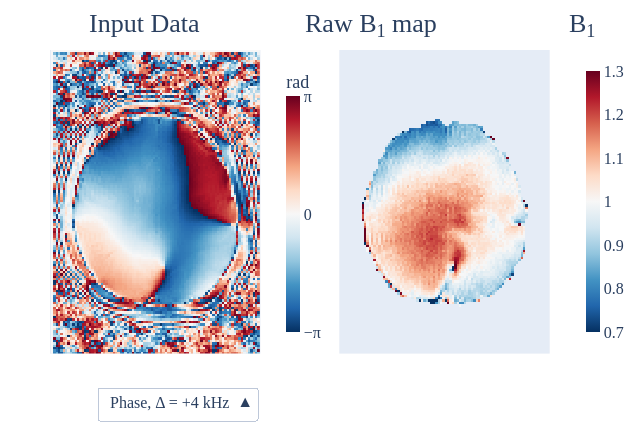

Notebook code cell kept with this figure:
### Code cell
#| label: bsFig1jn

# Prepare Python environment

import scipy.io as sio
from pathlib import Path

from contextlib import contextmanager
import sys, os
from pathlib import Path

@contextmanager
def suppress_stdout():
    with open(os.devnull, "w") as devnull:
        old_stdout = sys.stdout
        sys.stdout = devnull
        try:  
            yield
        finally:
            sys.stdout = old_stdout

import os
from pathlib import Path

def find_myst_yml_directories(start_dir=None):
    """
    Recursively search for directories containing myst.yml file.
    
    Args:
        start_dir (str or Path): Starting directory (defaults to current directory)
    
    Returns:
        list: List of full paths to directories containing myst.yml
    """
    if start_dir is None:
        start_dir = Path.cwd()
    else:
        start_dir = Path(start_dir)
    
    myst_dirs = []
    
    def _search_directory(current_dir):
        # Check if myst.yml exists in current directory
        myst_file = current_dir / "myst.yml"
        if myst_file.exists():
            myst_dirs.append(str(current_dir.resolve()))
            # Don't search subdirectories if we found myst.yml here
            return
        
        # Recursively search all subdirectories
        for item in current_dir.iterdir():
            if item.is_dir():
                try:
                    _search_directory(item)
                except (PermissionError, OSError):
                    # Skip directories we can't access
                    continue
    
    _search_directory(start_dir)
    return myst_dirs

def find_myst_yml_directories_upwards(start_dir=None):
    """
    Search for myst.yml in current directory, if not found go to parent and repeat.
    
    Args:
        start_dir (str or Path): Starting directory (defaults to current directory)
    
    Returns:
        str or None: Full path of directory containing myst.yml, or None if not found
    """
    if start_dir is None:
        current_dir = Path.cwd()
    else:
        current_dir = Path(start_dir)
    
    # Keep going up until we reach the filesystem root
    while current_dir != current_dir.parent:  # Stop at root
        myst_file = current_dir / "myst.yml"
        if myst_file.exists():
            return str(current_dir.resolve())
        
        # Move to parent directory
        current_dir = current_dir.parent
    
    return None

with suppress_stdout():
    repo_path = Path(find_myst_yml_directories_upwards())
    print(repo_path)
    data_req_path = repo_path / "binder" / "data_requirement.json"
    data_path = repo_path / "data"
    dataset_path = data_path / "qmrlab-mooc"
    
data_dir = dataset_path / "04-B1-04-BlochSiegert" / "04-B1-04-BlochSiegert"

import nibabel as nib
import numpy as np

def load(name):
    return np.asarray(nib.load(data_dir / name).get_fdata())

# One axial slice (2 x 2 x 5 mm), rows anterior to posterior: the two phase images (radians) of the
# Bloch-Siegert acquisition with the off-resonance pulse at +4 kHz and -4 kHz, and the resulting B1 map
phase_pos = load("bs_phase_pos.nii.gz")
phase_neg = load("bs_phase_neg.nii.gz")
B1map = load("b1_clt_gre_bs_cr_fermi.nii.gz")
mask = load("brain_mask_es_2x2x5.nii.gz")

## Plot
import plotly.graph_objs as go
from plotly.offline import init_notebook_mode, iplot
config={'showLink': False, 'displayModeBar': False}
init_notebook_mode(connected=True)

B1map_masked = np.where(mask > 0.5, B1map, np.nan)
yAxis = np.arange(phase_pos.shape[0])
xAxis = np.arange(phase_pos.shape[1])

# Phase: blue-white-red like the B1 map, but with its own colour bar, from -pi to pi
phase_bar = dict(x=0.43, len=0.85, y=0.54, thickness=14, title=dict(text='rad', font=dict(family='Times New Roman', size=18)), tickvals=[-np.pi, 0, np.pi], ticktext=['−π', '0', 'π'],
                 tickfont=dict(family='Times New Roman', size=16))
trace1 = go.Heatmap(x=xAxis, y=yAxis, z=phase_pos, zmin=-np.pi, zmax=np.pi,
                    colorscale='RdBu', reversescale=True, showscale=True, colorbar=phase_bar,
                    visible=True, name='Phase, +4 kHz', hovertemplate='phase = %{z:.2f} rad<extra></extra>')
trace2 = go.Heatmap(x=xAxis, y=yAxis, z=phase_neg, zmin=-np.pi, zmax=np.pi,
                    colorscale='RdBu', reversescale=True, showscale=True, colorbar=phase_bar,
                    visible=False, name='Phase, -4 kHz', hovertemplate='phase = %{z:.2f} rad<extra></extra>')
trace3 = go.Heatmap(x=xAxis, y=yAxis, z=B1map_masked, zmin=0.7, zmax=1.3,
                    colorscale='RdBu', reversescale=True,   # blue = low, red = high
                    colorbar=dict(x=1.0, len=0.85, y=0.54, thickness=14, tickfont=dict(family='Times New Roman', size=16)),
                    xaxis='x2', yaxis='y2', visible=True, name='B1 values',
                    hovertemplate='B<sub>1</sub> = %{z:.2f}<extra></extra>')

data = [trace1, trace2, trace3]

updatemenus = list([
    dict(active=0,
         x=0.09,
         xanchor='left',
         y=-0.12,
         yanchor='bottom',
         direction='up',
         font=dict(family='Times New Roman', size=16),
         buttons=list([
            dict(label='Phase, Δ = +4 kHz', method='update', args=[{'visible': [True, False, True]}]),
            dict(label='Phase, Δ = −4 kHz', method='update', args=[{'visible': [False, True, True]}]),
        ])
    )
])

axis = dict(showgrid=False, zeroline=False, showticklabels=False, ticks='')
layout = dict(
    width=640,
    height=430,
    margin=dict(t=50, r=50, b=10, l=50),
    annotations=[
        dict(x=0.07, y=1.13, showarrow=False, text='Input Data', font=dict(family='Times New Roman', size=26), xref='paper', yref='paper'),
        dict(x=0.74, y=1.13, showarrow=False, text='Raw B<sub>1</sub> map', font=dict(family='Times New Roman', size=26), xref='paper', yref='paper'),
        dict(x=1.04, y=1.13, showarrow=False, text='B<sub>1</sub>', font=dict(family='Times New Roman', size=26), xref='paper', yref='paper'),
    ],
    xaxis=dict(axis, domain=[0, 0.4]),
    yaxis=dict(axis, autorange='reversed', scaleanchor='x', domain=[0.08, 1]),
    xaxis2=dict(axis, domain=[0.55, 0.95]),
    yaxis2=dict(axis, autorange='reversed', scaleanchor='x2', domain=[0.08, 1], anchor='x2'),
    showlegend=False,
    autosize=False,
    updatemenus=updatemenus
)

fig = dict(data=data, layout=layout)

iplot(fig, filename='basic-heatmap', config=config)

### Figure 1 — Plotly figure (JSON) as saved in the notebook; plotly's stock layout.template omitted (floating-point values rounded to 4 significant figures; data arrays with more than 128 entries replaced by an {"elided": "..."} marker saying what was removed)
{"data": [{"colorbar": {"len": 0.85, "thickness": 14, "tickfont": {"family": "Times New Roman", "size": 16}, "ticktext": ["−π", "0", "π"], "tickvals": [-3.142, 0, 3.142], "title": {"font": {"family": "Times New Roman", "size": 18}, "text": "rad"}, "x": 0.43, "y": 0.54}, "colorscale": [[0.0, "rgb(103,0,31)"], [0.1, "rgb(178,24,43)"], [0.2, "rgb(214,96,77)"], [0.3, "rgb(244,165,130)"], [0.4, "rgb(253,219,199)"], [0.5, "rgb(247,247,247)"], [0.6, "rgb(209,229,240)"], [0.7, "rgb(146,197,222)"], [0.8, "rgb(67,147,195)"], [0.9, "rgb(33,102,172)"], [1.0, "rgb(5,48,97)"]], "hovertemplate": "phase = %{z:.2f} rad<extra></extra>", "name": "Phase, +4 kHz", "reversescale": true, "showscale": true, "type": "heatmap", "visible": true, "x": [0, 1, 2, 3, 4, 5, 6, 7, 8, 9, 10, 11, 12, 13, 14, 15, 16, 17, 18, 19, 20, 21, 22, 23, 24, 25, 26, 27, 28, 29, 30, 31, 32, 33, 34, 35, 36, 37, 38, 39, 40, 41, 42, 43, 44, 45, 46, 47, 48, 49, 50, 51, 52, 53, 54, 55, 56, 57, 58, 59, 60, 61, 62, 63, 64, 65, 66, 67, 68, 69, 70, 71, 72, 73, 74, 75, 76, 77, 78, 79, 80, 81, 82, 83, 84, 85, 86, 87], "y": [0, 1, 2, 3, 4, 5, 6, 7, 8, 9, 10, 11, 12, 13, 14, 15, 16, 17, 18, 19, 20, 21, 22, 23, 24, 25, 26, 27, 28, 29, 30, 31, 32, 33, 34, 35, 36, 37, 38, 39, 40, 41, 42, 43, 44, 45, 46, 47, 48, 49, 50, 51, 52, 53, 54, 55, 56, 57, 58, 59, 60, 61, 62, 63, 64, 65, 66, 67, 68, 69, 70, 71, 72, 73, 74, 75, 76, 77, 78, 79, 80, 81, 82, 83, 84, 85, 86, 87, 88, 89, 90, 91, 92, 93, 94, 95, 96, 97, 98, 99, 100, 101, 102, 103, 104, 105, 106, 107, 108, 109, 110, 111, 112, 113, 114, 115, 116, 117, 118, 119, 120, 121, 122, 123, 124, 125, 126, 127], "z": {"elided": "128x88 float values"}, "zmax": 3.142, "zmin": -3.142}, {"colorbar": {"len": 0.85, "thickness": 14, "tickfont": {"family": "Times New Roman", "size": 16}, "ticktext": ["−π", "0", "π"], "tickvals": [-3.142, 0, 3.142], "title": {"font": {"family": "Times New Roman", "size": 18}, "text": "rad"}, "x": 0.43, "y": 0.54}, "colorscale": [[0.0, "rgb(103,0,31)"], [0.1, "rgb(178,24,43)"], [0.2, "rgb(214,96,77)"], [0.3, "rgb(244,165,130)"], [0.4, "rgb(253,219,199)"], [0.5, "rgb(247,247,247)"], [0.6, "rgb(209,229,240)"], [0.7, "rgb(146,197,222)"], [0.8, "rgb(67,147,195)"], [0.9, "rgb(33,102,172)"], [1.0, "rgb(5,48,97)"]], "hovertemplate": "phase = %{z:.2f} rad<extra></extra>", "name": "Phase, -4 kHz", "reversescale": true, "showscale": true, "type": "heatmap", "visible": false, "x": [0, 1, 2, 3, 4, 5, 6, 7, 8, 9, 10, 11, 12, 13, 14, 15, 16, 17, 18, 19, 20, 21, 22, 23, 24, 25, 26, 27, 28, 29, 30, 31, 32, 33, 34, 35, 36, 37, 38, 39, 40, 41, 42, 43, 44, 45, 46, 47, 48, 49, 50, 51, 52, 53, 54, 55, 56, 57, 58, 59, 60, 61, 62, 63, 64, 65, 66, 67, 68, 69, 70, 71, 72, 73, 74, 75, 76, 77, 78, 79, 80, 81, 82, 83, 84, 85, 86, 87], "y": [0, 1, 2, 3, 4, 5, 6, 7, 8, 9, 10, 11, 12, 13, 14, 15, 16, 17, 18, 19, 20, 21, 22, 23, 24, 25, 26, 27, 28, 29, 30, 31, 32, 33, 34, 35, 36, 37, 38, 39, 40, 41, 42, 43, 44, 45, 46, 47, 48, 49, 50, 51, 52, 53, 54, 55, 56, 57, 58, 59, 60, 61, 62, 63, 64, 65, 66, 67, 68, 69, 70, 71, 72, 73, 74, 75, 76, 77, 78, 79, 80, 81, 82, 83, 84, 85, 86, 87, 88, 89, 90, 91, 92, 93, 94, 95, 96, 97, 98, 99, 100, 101, 102, 103, 104, 105, 106, 107, 108, 109, 110, 111, 112, 113, 114, 115, 116, 117, 118, 119, 120, 121, 122, 123, 124, 125, 126, 127], "z": {"elided": "128x88 float values"}, "zmax": 3.142, "zmin": -3.142}, {"colorbar": {"len": 0.85, "thickness": 14, "tickfont": {"family": "Times New Roman", "size": 16}, "x": 1.0, "y": 0.54}, "colorscale": [[0.0, "rgb(103,0,31)"], [0.1, "rgb(178,24,43)"], [0.2, "rgb(214,96,77)"], [0.3, "rgb(244,165,130)"], [0.4, "rgb(253,219,199)"], [0.5, "rgb(247,247,247)"], [0.6, "rgb(209,229,240)"], [0.7, "rgb(146,197,222)"], [0.8, "rgb(67,147,195)"], [0.9, "rgb(33,102,172)"], [1.0, "rgb(5,48,97)"]], "hovertemplate": "B<sub>1</sub> = %{z:.2f}<extra></extra>", "name": "B1 values", "reversescale": true, "type": "heatmap", "visible": true, "x": [0, 1, 2, 3, 4, 5, 6, 7, 8, 9, 10, 11, 12, 13, 14, 15, 16, 17, 18, 19, 20, 21, 22, 23, 24, 25, 26, 27, 28, 29, 30, 31, 32, 33, 34, 35, 36, 37, 38, 39, 40, 41, 42, 43, 44, 45, 46, 47, 48, 49, 50, 51, 52, 53, 54, 55, 56, 57, 58, 59, 60, 61, 62, 63, 64, 65, 66, 67, 68, 69, 70, 71, 72, 73, 74, 75, 76, 77, 78, 79, 80, 81, 82, 83, 84, 85, 86, 87], "xaxis": "x2", "y": [0, 1, 2, 3, 4, 5, 6, 7, 8, 9, 10, 11, 12, 13, 14, 15, 16, 17, 18, 19, 20, 21, 22, 23, 24, 25, 26, 27, 28, 29, 30, 31, 32, 33, 34, 35, 36, 37, 38, 39, 40, 41, 42, 43, 44, 45, 46, 47, 48, 49, 50, 51, 52, 53, 54, 55, 56, 57, 58, 59, 60, 61, 62, 63, 64, 65, 66, 67, 68, 69, 70, 71, 72, 73, 74, 75, 76, 77, 78, 79, 80, 81, 82, 83, 84, 85, 86, 87, 88, 89, 90, 91, 92, 93, 94, 95, 96, 97, 98, 99, 100, 101, 102, 103, 104, 105, 106, 107, 108, 109, 110, 111, 112, 113, 114, 115, 116, 117, 118, 119, 120, 121, 122, 123, 124, 125, 126, 127], "yaxis": "y2", "z": {"elided": "128x88 float values"}, "zmax": 1.3, "zmin": 0.7}], "layout": {"annotations": [{"font": {"family": "Times New Roman", "size": 26}, "showarrow": false, "text": "Input Data", "x": 0.07, "xref": "paper", "y": 1.13, "yref": "paper"}, {"font": {"family": "Times New Roman", "size": 26}, "showarrow": false, "text": "Raw B<sub>1</sub> map", "x": 0.74, "xref": "paper", "y": 1.13, "yref": "paper"}, {"font": {"family": "Times New Roman", "size": 26}, "showarrow": false, "text": "B<sub>1</sub>", "x": 1.04, "xref": "paper", "y": 1.13, "yref": "paper"}], "autosize": false, "height": 430, "margin": {"b": 10, "l": 50, "r": 50, "t": 50}, "showlegend": false, "updatemenus": [{"active": 0, "buttons": [{"args": [{"visible": [true, false, true]}], "label": "Phase, Δ = +4 kHz", "method": "update"}, {"args": [{"visible": [false, true, true]}], "label": "Phase, Δ = −4 kHz", "method": "update"}], "direction": "up", "font": {"family": "Times New Roman", "size": 16}, "x": 0.09, "xanchor": "left", "y": -0.12, "yanchor": "bottom"}], "width": 640, "xaxis": {"domain": [0, 0.4], "showgrid": false, "showticklabels": false, "ticks": "", "zeroline": false}, "xaxis2": {"domain": [0.55, 0.95], "showgrid": false, "showticklabels": false, "ticks": "", "zeroline": false}, "yaxis": {"autorange": "reversed", "domain": [0.08, 1], "scaleanchor": "x", "showgrid": false, "showticklabels": false, "ticks": "", "zeroline": false}, "yaxis2": {"anchor": "x2", "autorange": "reversed", "domain": [0.08, 1], "scaleanchor": "x2", "showgrid": false, "showticklabels": false, "ticks": "", "zeroline": false}}}
